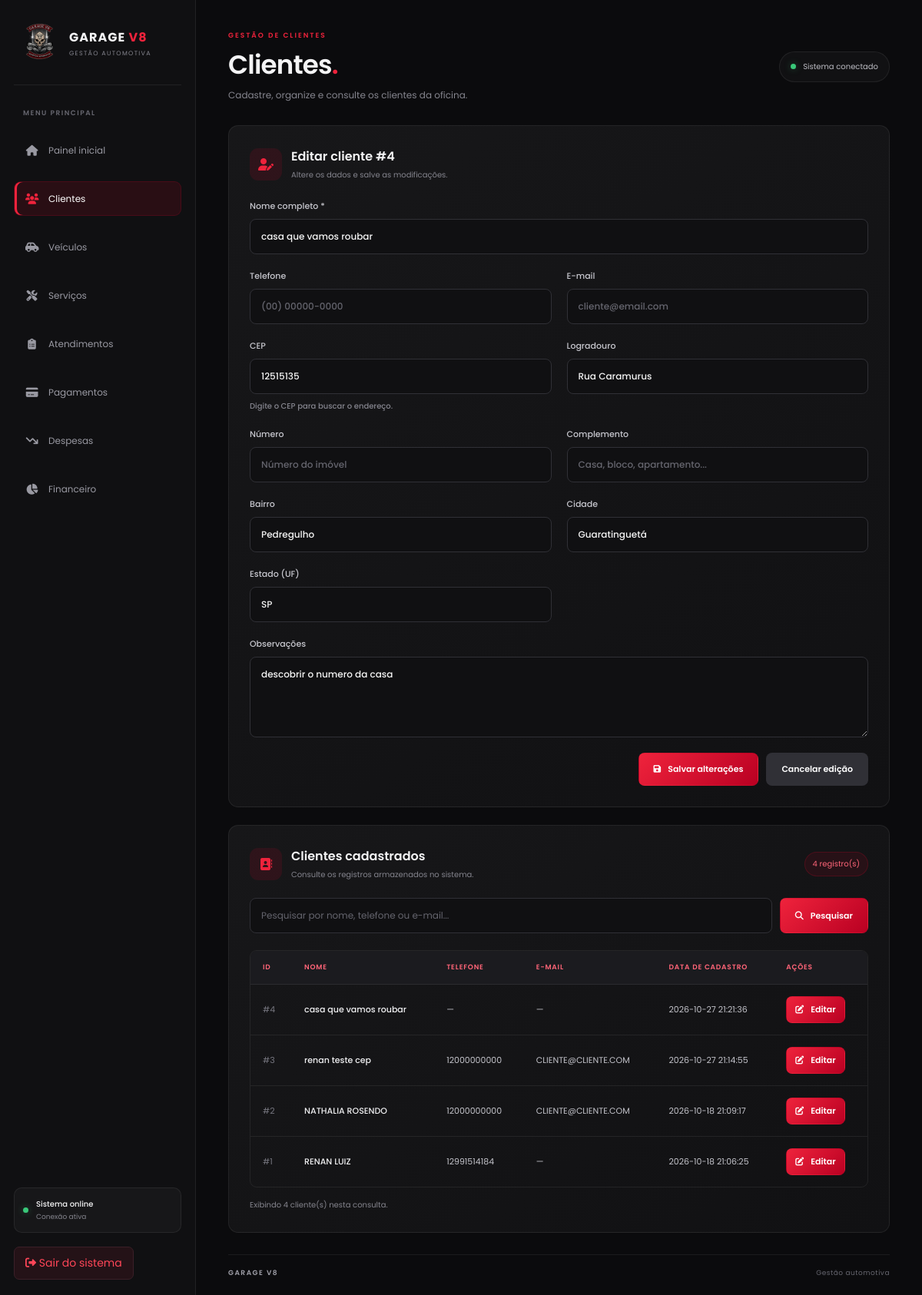
/clientes.php?editar=4 (signed in), run on the app's committed database.
### tables this page shows
CREATE TABLE `clientes` (
  `id_cliente` int NOT NULL,
  `nome` varchar(100) NOT NULL,
  `telefone` varchar(20) DEFAULT NULL,
  `email` varchar(200) DEFAULT NULL,
  `observacoes` text,
  `cep` varchar(9) DEFAULT NULL,
  `logradouro` varchar(150) DEFAULT NULL,
  `numero` varchar(20) DEFAULT NULL,
  `complemento` varchar(100) DEFAULT NULL,
  `bairro` varchar(100) DEFAULT NULL,
  `cidade` varchar(100) DEFAULT NULL,
  `estado` char(2) DEFAULT NULL,
  `data_cadastro` datetime NOT NULL DEFAULT CURRENT_TIMESTAMP,
  `cadastrado_por` int NOT NULL
);

### clientes.php (the view, shortened to what this page needs)
<?php
require_once __DIR__ . '/config/conexao.php';
$clienteEdicao = null;
if ($clienteEdicao === null && isset($_GET['editar'])) {
    $idEdicao = filter_input(INPUT_GET, 'editar', FILTER_VALIDATE_INT);
    if ($idEdicao) {
        $stmtEdicao = $pdo->prepare('SELECT * FROM clientes WHERE id_cliente = ?');
        $stmtEdicao->execute([$idEdicao]);
        $clienteEdicao = $stmtEdicao->fetch() ?: null;
    } else {
        $erro = 'Identificador de cliente inválido.';
    }
}
$busca = trim($_GET['busca'] ?? '');
$sql = "SELECT id_cliente, nome, telefone, email, data_cadastro
        FROM clientes";
if ($busca !== '') {
    $sql .= " WHERE nome LIKE ? OR telefone LIKE ? OR email LIKE ?";
    $stmt = $pdo->prepare($sql . " ORDER BY id_cliente DESC");
    $termo = '%' . $busca . '%';
    $stmt->execute([$termo, $termo, $termo]);
} else {
    $stmt = $pdo->query($sql . " ORDER BY id_cliente DESC");
}
$clientes = $stmt->fetchAll();
function e($valor)
{
    return htmlspecialchars((string) $valor, ENT_QUOTES, 'UTF-8');
}
?>
<!DOCTYPE html>
<html lang="pt-BR">
<head>
    <link rel="stylesheet" href="assets/style.css">
    <link rel="stylesheet" href="https://cdnjs.cloudflare.com/ajax/libs/font-awesome/6.5.2/css/all.min.css">
</head>
<body>
<div class="layout">
    <aside class="sidebar">
        <a href="index.php" class="brand">
            <img
                src="img/logogarage.png"
                alt="Logo Garage V8"
                class="brand-logo"
            >
            <div class="brand-text">
                <span class="brand-name">GARAGE <strong>V8</strong></span>
                <span class="brand-subtitle">GESTÃO AUTOMOTIVA</span>
            </div>
        </a>
        <div class="menu-label">MENU PRINCIPAL</div>
        <nav class="menu">
            <a href="index.php">
                <i class="fa-solid fa-house"></i>
                <span>Painel inicial</span>
            </a>
            <a href="clientes.php" class="active">
                <i class="fa-solid fa-users"></i>
                <span>Clientes</span>
            </a>
            <a href="veiculos.php">
                <i class="fa-solid fa-car-side"></i>
                <span>Veículos</span>
            </a>
            <a href="servicos.php">
                <i class="fa-solid fa-screwdriver-wrench"></i>
                <span>Serviços</span>
            </a>
            <a href="atendimentos.php">
                <i class="fa-solid fa-clipboard-list"></i>
                <span>Atendimentos</span>
            </a>
            <a href="pagamentos.php">
                <i class="fa-solid fa-credit-card"></i>
                <span>Pagamentos</span>
            </a>
            <a href="despesas.php">
                <i class="fa-solid fa-arrow-trend-down"></i>
                <span>Despesas</span>
            </a>
            <a href="financeiro.php">
                <i class="fa-solid fa-chart-pie"></i>
                <span>Financeiro</span>
            </a>
        </nav>
        <div class="sidebar-bottom">
            <div class="sidebar-status">
                <span class="status-dot"></span>
                <div>
                    <strong>Sistema online</strong>
                    <small>Conexão ativa</small>
                </div>
            </div>
            <a href="logout.php" class="logout-link">
                <i class="fa-solid fa-right-from-bracket"></i>
                <span>Sair do sistema</span>
            </a>
        </div>
    </aside>
    <main class="main">
        <header class="header">
            <div class="page-heading">
                <span class="eyebrow">GESTÃO DE CLIENTES</span>
                <h1>Clientes<span>.</span></h1>
                <p>Cadastre, organize e consulte os clientes da oficina.</p>
            </div>
            <div class="header-status">
                <span class="status-dot"></span>
                Sistema conectado
            </div>
        </header>
        <section class="content-card">
            <div class="section-heading">
                <div class="section-icon">
                    <i class="fa-solid <?= $clienteEdicao ? 'fa-user-pen' : 'fa-user-plus' ?>"></i>
                </div>
                <div>
                    <h2><?= $clienteEdicao ? 'Editar cliente #' . (int) $clienteEdicao['id_cliente'] : 'Novo cliente' ?></h2>
                    <p><?= $clienteEdicao ? 'Altere os dados e salve as modificações.' : 'Preencha os dados para registrar um cliente.' ?></p>
                </div>
            </div>
            <form method="post">
                <div class="form-grid">
                    <label class="field full">
                        Nome completo *
                        <input
                            type="text"
                            name="nome"
                            maxlength="100"
                            value="<?= e($clienteEdicao['nome'] ?? '') ?>"
                            placeholder="Digite o nome completo"
                            required
                        >
                    </label>
                    <label class="field">
                        Telefone
                        <input
                            type="tel"
                            name="telefone"
                            maxlength="20"
                            value="<?= e($clienteEdicao['telefone'] ?? '') ?>"
                            placeholder="(00) 00000-0000"
                        >
                    </label>
                    <label class="field">
                        E-mail
                        <input
                            type="email"
                            name="email"
                            maxlength="200"
                            value="<?= e($clienteEdicao['email'] ?? '') ?>"
                            placeholder="cliente@email.com"
                        >
                    </label>
                    <div class="field">
                        <label for="cep">CEP</label>
                        <input
                            type="text"
                            id="cep"
                            name="cep"
                            value="<?= e($clienteEdicao['cep'] ?? '') ?>"
                            inputmode="numeric"
                            maxlength="9"
                            placeholder="00000-000"
                            autocomplete="postal-code"
                        >
                        <small id="cep-status" style="color:var(--muted);font-size:10px;" aria-live="polite">Digite o CEP para buscar o endereço.</small>
                    </div>
                    <label class="field">
                        Logradouro
                        <input type="text" id="logradouro" name="logradouro" value="<?= e($clienteEdicao['logradouro'] ?? '') ?>" maxlength="150" placeholder="Rua, avenida..." autocomplete="address-line1">
                    </label>
                    <label class="field">
                        Número
                        <input type="text" id="numero" name="numero" value="<?= e($clienteEdicao['numero'] ?? '') ?>" maxlength="20" placeholder="Número do imóvel" autocomplete="address-line2">
                    </label>
                    <label class="field">
                        Complemento
                        <input type="text" id="complemento" name="complemento" value="<?= e($clienteEdicao['complemento'] ?? '') ?>" maxlength="100" placeholder="Casa, bloco, apartamento...">
                    </label>
                    <label class="field">
                        Bairro
                        <input type="text" id="bairro" name="bairro" value="<?= e($clienteEdicao['bairro'] ?? '') ?>" maxlength="100" placeholder="Bairro">
                    </label>
                    <label class="field">
                        Cidade
                        <input type="text" id="cidade" name="cidade" value="<?= e($clienteEdicao['cidade'] ?? '') ?>" maxlength="100" placeholder="Cidade" autocomplete="address-level2">
                    </label>
                    <label class="field">
                        Estado (UF)
                        <input type="text" id="estado" name="estado" value="<?= e($clienteEdicao['estado'] ?? '') ?>" maxlength="2" placeholder="SP" autocomplete="address-level1">
                    </label>
                    <label class="field full">
                        Observações
                        <textarea
                            name="observacoes"
                            placeholder="Informações adicionais sobre o cliente..."
                        ><?= e($clienteEdicao['observacoes'] ?? '') ?></textarea>
                    </label>
                    <div class="full form-actions">
                        <button class="btn" type="submit">
                            <i class="fa-solid <?= $clienteEdicao ? 'fa-floppy-disk' : 'fa-plus' ?>"></i>
                            <?= $clienteEdicao ? 'Salvar alterações' : 'Cadastrar cliente' ?>
                        </button>
                        <?php if ($clienteEdicao): ?>
                            <a class="btn" href="clientes.php" style="margin-left:10px;background:#303036;">Cancelar edição</a>
                        <?php endif; ?>
                    </div>
                </div>
            </form>
        </section>
        <section class="content-card clients-section">
            <div class="list-heading">
                <div class="section-heading" style="margin-bottom:0">
                    <div class="section-icon">
                        <i class="fa-solid fa-address-book"></i>
                    </div>
                    <div>
                        <h2>Clientes cadastrados</h2>
                        <p>Consulte os registros armazenados no sistema.</p>
                    </div>
                </div>
                <span class="client-count">
                    <?= count($clientes) ?> registro(s)
                </span>
            </div>
            <form method="get" class="search-form">
                <input
                    class="search-input"
                    type="search"
                    name="busca"
                    placeholder="Pesquisar por nome, telefone ou e-mail..."
                    value="<?= e($busca) ?>"
                >
                <button class="btn" type="submit">
                    <i class="fa-solid fa-magnifying-glass"></i>
                    Pesquisar
                </button>
            </form>
            <div class="table-wrap">
                <table>
                    <thead>
                        <tr>
                            <th>ID</th>
                            <th>Nome</th>
                            <th>Telefone</th>
                            <th>E-mail</th>
                            <th>Data de cadastro</th>
                            <th>Ações</th>
                        </tr>
                    </thead>
                    <tbody>
                    <?php if (!$clientes): ?>
                        <tr>
                            <td colspan="6">
                                <div class="empty-state">
                                    <i class="fa-solid fa-users"></i>
                                    <p>Nenhum cliente encontrado.</p>
                                </div>
                            </td>
                        </tr>
                    <?php else: ?>
                        <?php foreach ($clientes as $cliente): ?>
                            <tr>
                                <td class="client-id">
                                    #<?= (int) $cliente['id_cliente'] ?>
                                </td>
                                <td class="client-name">
                                    <?= e($cliente['nome']) ?>
                                </td>
                                <td>
                                    <?= e($cliente['telefone'] ?: '—') ?>
                                </td>
                                <td>
                                    <?= e($cliente['email'] ?: '—') ?>
                                </td>
                                <td>
                                    <?= e($cliente['data_cadastro']) ?>
                                </td>
                                <td>
                                    <a class="btn" href="clientes.php?editar=<?= (int) $cliente['id_cliente'] ?><?= $busca !== '' ? '&busca=' . urlencode($busca) : '' ?>" style="min-height:34px;padding:8px 11px;">
                                        <i class="fa-solid fa-pen-to-square"></i>
                                        Editar
                                    </a>
                                </td>
                            </tr>
                        <?php endforeach; ?>
                    <?php endif; ?>
                    </tbody>
                </table>
            </div>
            <div class="table-summary">
                <span>
                    Exibindo <?= count($clientes) ?>
                    cliente(s) nesta consulta.
                </span>
            </div>
        </section>
        <footer class="footer">
            <span>GARAGE V8</span>
            <span>Gestão automotiva</span>
        </footer>
    </main>
</div>
</body>
</html>

### assets/style.css (style rules this page uses)
* { box-sizing: border-box; }
body { margin: 0; font-family: Arial, sans-serif; background: #101116; color: #f5f5f5; }
.layout { display: flex; min-height: 100vh; }
.sidebar { width: 245px; background: #08090d; padding: 28px 20px; border-right: 1px solid #292a32; }
.menu a { display: block; padding: 13px; margin: 6px 0; border-radius: 7px; color: #c8cad2; text-decoration: none; }
.menu a:hover, .menu a.active { background: #351116; color: #ff4655; }
.main { flex: 1; padding: 35px; min-width: 0; }
.header { display: flex; justify-content: space-between; align-items: center; gap: 16px; margin-bottom: 30px; }
.header h1 { margin: 0 0 8px; font-size: 28px; }
.sidebar a.logout-link, .sidebar a.logout-link:link, .sidebar a.logout-link:visited, .sidebar a.logout-link:active { display: inline-block; margin-top: 18px; padding: 10px 14px; border: 1px solid #3b2028; border-radius: 7px; background: #241217; color: #ff4658 !important; text-decoration: none !important; font-size: 14px; }

### data on the page
clientes: id_cliente "4", nome "casa que vamos roubar", cep "12515135", logradouro "Rua Caramurus", bairro "Pedregulho", cidade "Guaratinguetá", estado "SP", observacoes "descobrir o numero da casa", telefone "—", email "—", data_cadastro "2026-10-27 21:21:36"
clientes: id_cliente "3", nome "renan teste cep", telefone "12000000000", email "CLIENTE@CLIENTE.COM", data_cadastro "2026-10-27 21:14:55"
clientes: id_cliente "2", nome "NATHALIA ROSENDO", telefone "12000000000", email "CLIENTE@CLIENTE.COM", data_cadastro "2026-10-18 21:09:17"
clientes: id_cliente "1", nome "RENAN LUIZ", telefone "12991514184", email "—", data_cadastro "2026-10-18 21:06:25"

### other printed values
count($clientes) "4"
